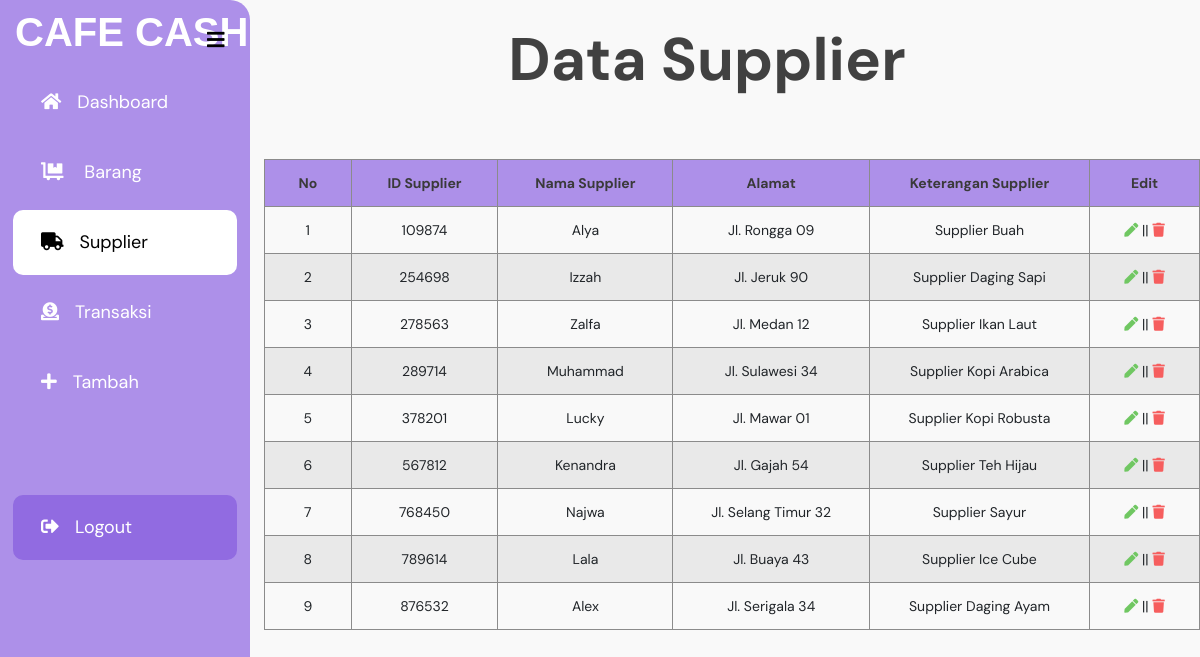
Screenshot of /supplier.php with the database file from the repository.
### tables this page shows
CREATE TABLE `supplier` (
  `ID_Supplier` int(100) NOT NULL,
  `Nama_Supplier` varchar(250) NOT NULL,
  `Alamat` varchar(250) NOT NULL,
  `Keterangan_Supplier` varchar(100) NOT NULL
);

### supplier.php (the view, shortened to what this page needs)
<!DOCTYPE html>
<html lang="en">
<head>
  <link rel="stylesheet" href="https://cdnjs.cloudflare.com/ajax/libs/font-awesome/5.14.0/css/all.min.css" />
  <link rel="stylesheet" href="css/menuadmin.css" />
</head>
<body>
  <?php
  $conn = mysqli_connect("localhost", "root", "", "login");
  $result = mysqli_query($conn, "SELECT * FROM supplier");
  ?>
  <main>
    <label for="check">
      <i class="fas fa-bars" id="btn"></i>
    </label>
    <div class="sidebar">
      <div class="top">CAFE CASH</div>
      <ul>
        <li>
          <a href="homeadmin.php"><i class="fa fa-home"></i><span class="text nav-text">Dashboard</span></a>
        </li>
        <li>
          <a href="barang.php"><i class="fas fa-dolly-flatbed icon"></i>
            <span class="text nav-text">Barang</span></a>
        </li>
        <li>
          <a style="background: #ffffff; color: rgb(0, 0, 0)" href="supplier.php"><i class="fas fa-truck icon"></i><span class="text nav-text">Supplier</span></a>
        </li>
        <li>
          <a href="transaksi.php"><i class="fas fa-donate icon"></i><span class="text nav-text">Transaksi</span></a>
        </li>
        <li>
          <a href="tambah.php"><i class="fas fa-plus icon"></i><span class="text nav-text">Tambah</span></a>
        </li>
        <li class="bot">
          <a style="background-color: #916be1" href="admin.php"><i class="fas fa-sign-out-alt icon"></i><span class="text nav-text">Logout</span></a>
        </li>
      </ul>
    </div>
    <section>
      <h1>Data Supplier</h1>
      <div>
        <table style="width: 80%; text-align:center">
          <tr>
            <th>No</th>
            <th>ID Supplier</th>
            <th>Nama Supplier</th>
            <th>Alamat</th>
            <th>Keterangan Supplier</th>
            <th>Edit</th>
          </tr>
          <?php $i = 1; ?>
          <?php while ($row = mysqli_fetch_assoc($result)) : ?>
            <tr class="q">
              <td><?php echo $i; ?></td>
              <td><?php echo $row['ID_Supplier'] ?></td>
              <td><?php echo $row['Nama_Supplier'] ?></td>
              <td><?php echo $row['Alamat'] ?></td>
              <td><?php echo $row['Keterangan_Supplier'] ?></td>
              <td>
                <a href="edit_supplier.php?ID_Supplier=<?php echo $row['ID_Supplier'] ?>"><i style="color: #70C762;" class="fas fa-pen" id="open"></i></a> ||
                <a href="hapus_supplier.php?ID_Supplier=<?php echo $row['ID_Supplier'] ?>"><i style="color: #F65E5E;" class="fas fa-trash" id="open"></i></a>
              </td>
            </tr>
            <?php $i++; ?>
          <?php endwhile; ?>
        </table>
      </div>
    </section>
  </main>
</body>
</html>

### css/menuadmin.css (style rules this page uses)
* { margin: 0; padding: 0; list-style: none; text-decoration: none; }
body { font-family: "DM Sans", sans-serif; font-size: 1rem; color: #212529; -webkit-text-size-adjust: 100%; -webkit-tap-highlight-color: transparent; background-color: #f9f9f9; }
main { display: flex; flex-wrap: nowrap; height: -webkit-fill-availeble; max-height: 100vh; overflow-x: auto; overflow-y: hidden; }
.sidebar { position: fixed; left: 0px; width: 250px; height: 100%; background: #ad90e9; border-radius: 0px 20px 20px 0px; transition: all 0.1s cubic-bezier(0, 0, 0, 0.81); overflow: hidden; }
.sidebar .top { font-family: "ubuntu", sans-serif; font-size: 40px; font-weight: 900; color: #fff; margin-top: 10px; margin-left: 15px; transition: all 0.1s cubic-bezier(0, 0, 0, 0.81); }
ul { margin-top: 15px; }
ul li { margin-top: 5px; padding: 0px 13px; transition: all 0.1s cubic-bezier(0, 0, 0, 0.81); }
.sidebar li .text { visibility: visible; opacity: 1; transition: all 0.1s cubic-bezier(0, 0, 0, 0.81); }
ul li.bot { margin-top: 5em; bottom: 0; }
.sidebar ul a { display: block; height: 100%; width: 100%; line-height: 65px; font-size: 18px; color: rgb(255, 255, 255); padding-left: 28px; box-sizing: border-box; border-radius: 10px; transition: all 0.4s cubic-bezier(0, 0, 0, 0.81); }
.sidebar ul a i { margin-right: 16px; }
label #btn { fill: #a2a2a2; position: absolute; margin-left: 3px; margin-top: 1px; cursor: pointer; border-radius: 3px; }
label #btn { z-index: 1111; left: 195px; top: 25px; font-size: 20px; color: #000000; padding: 4px 9px; transition: all 0.1s cubic-bezier(0, 0, 0, 0.81); }
section { height: 100vh; width: 100%; transition: all 0.1s; margin-left: -0px; }
section h1 { text-align: center; padding-top: 20px; font-size: 60px; color: #414141; margin-left: 200px; margin-bottom: 40px; }
section div { display: flex; justify-content: center; }
table { position: relative; margin-left: 250px; margin-top: 20px; border-collapse: collapse; border-radius: 20px; z-index: 10; }
th { background-color: #ad90e9; font-weight: 700; color: rgb(58, 58, 58); }
tr, td, th { font-size: 14px; padding: 14px 30px; border: 0.1px solid #8b8b8b; }
tr:nth-child(odd) { background-color: #e9e9e9; }

### rows the page displays
supplier: ID_Supplier "109874", Nama_Supplier "Alya", Alamat "Jl. Rongga 09", Keterangan_Supplier "Supplier Buah"
supplier: ID_Supplier "254698", Nama_Supplier "Izzah", Alamat "Jl. Jeruk 90", Keterangan_Supplier "Supplier Daging Sapi"
supplier: ID_Supplier "278563", Nama_Supplier "Zalfa", Alamat "Jl. Medan 12", Keterangan_Supplier "Supplier Ikan Laut"
supplier: ID_Supplier "289714", Nama_Supplier "Muhammad", Alamat "Jl. Sulawesi 34", Keterangan_Supplier "Supplier Kopi Arabica"
supplier: ID_Supplier "378201", Nama_Supplier "Lucky", Alamat "Jl. Mawar 01", Keterangan_Supplier "Supplier Kopi Robusta"
supplier: ID_Supplier "567812", Nama_Supplier "Kenandra", Alamat "Jl. Gajah 54", Keterangan_Supplier "Supplier Teh Hijau"
supplier: ID_Supplier "768450", Nama_Supplier "Najwa", Alamat "Jl. Selang Timur 32", Keterangan_Supplier "Supplier Sayur"
supplier: ID_Supplier "789614", Nama_Supplier "Lala", Alamat "Jl. Buaya 43", Keterangan_Supplier "Supplier Ice Cube"
supplier: ID_Supplier "876532", Nama_Supplier "Alex", Alamat "Jl. Serigala 34", Keterangan_Supplier "Supplier Daging Ayam"
